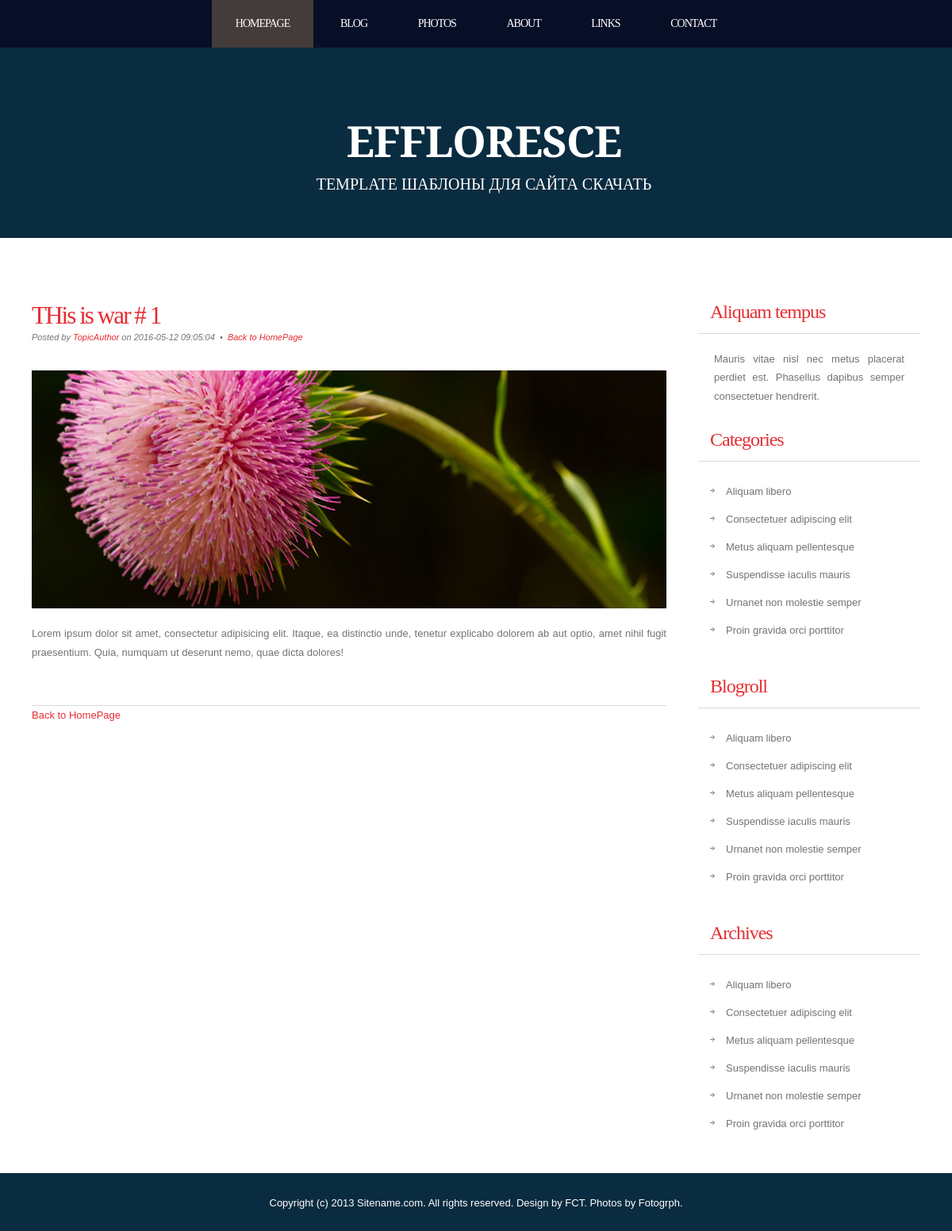
Screenshot of /news/1 with the database file from the repository.
### tables this page shows
CREATE TABLE `news` (
  `id` int(11) NOT NULL,
  `title` varchar(255) NOT NULL,
  `date` timestamp NOT NULL DEFAULT CURRENT_TIMESTAMP,
  `short_content` text NOT NULL,
  `content` text NOT NULL,
  `authorname` varchar(255) NOT NULL,
  `preview` varchar(255) NOT NULL,
  `type` varchar(50) DEFAULT NULL
);

### config/routes.php (called while the page is built)
<?php
	return array(
		'news/([0-9]+)' => 'news/view/$1',
		'news' => 'news/index',
	);
?>

### index.php (called while the page is built, shortened)
<?php
	require_once (ROOT.'/components/Router.php');
	$router = new Router();
	$router->run();
?>

### models/News.php (called while the page is built, shortened)
<?php
	class News{
		public static function getNewsItemById($id) {
			$id = intval($id);
			if ($id) {
				$db = Db::getConection();
				$result = $db->query('SELECT * FROM news WHERE id='.$id);
				$result->setFetchMode(PDO::FETCH_ASSOC);
				$newsItem = $result->fetch();
				return $newsItem;
			}
		}
	}
?>

### views/news/view.php (the view, shortened to what this page needs)
<!DOCTYPE html PUBLIC "-//W3C//DTD XHTML 1.0 Strict//EN" "http://www.w3.org/TR/xhtml1/DTD/xhtml1-strict.dtd">
<html xmlns="http://www.w3.org/1999/xhtml">
<head>
<link href="/template/style/style.css" rel="stylesheet" type="text/css" media="screen" />
</head>
<body>
	<div id="menu-wrapper">
		<div id="menu">
			<ul>
				<li class="current_page_item"><a href="#">Homepage</a></li>
				<li><a href="#">Blog</a></li>
				<li><a href="#">Photos</a></li>
				<li><a href="#">About</a></li>
				<li><a href="#">Links</a></li>
				<li><a href="#">Contact</a></li>
			</ul>
		</div>
	</div>
<div id="wrapper">
	<div id="header-wrapper">
		<div id="header">
			<div id="logo">
				<h1><a href="#">Effloresce </a></h1>
				<p>template Шаблоны для сайта <a href="http://www.ftemplate.ru/">СКАЧАТЬ</a></p>
			</div>
		</div>
	</div>
	<div id="page">
		<div id="page-bgtop">
			<div id="page-bgbtm">
				<div id="content">
					<div class="post">
						<h2 class="title"><a href='/news/<?php echo $newsItem['id'] ;?>'><?php echo $newsItem['title'].' # '.$newsItem['id'];?></a></h2>
						<p class="meta">Posted by <a href="#"><?php echo $newsItem['authorname'];?></a> on <?php echo $newsItem['date'];?>
							&nbsp;&bull;&nbsp; <a href='/news/' class="permalink"> Back to HomePage</a></p>
						<div class="entry">
							<p><img src="/template/images/pic01.jpg" width="800" height="300" alt="" /></p>
							<p><?php echo $newsItem['short_content'];?></p>
						</div>
					</div>
					<p><a href='/news/' class="permalink"> Back to HomePage</a></p>
					<div style="clear: both;">&nbsp;</div>
				</div>
				<div id="sidebar">
					<ul>
						<li>
							<h2>Aliquam tempus</h2>
							<p>Mauris vitae nisl nec metus placerat perdiet est. Phasellus dapibus semper consectetuer hendrerit.</p>
						</li>
						<li>
							<h2>Categories</h2>
							<ul>
								<li><a href="#">Aliquam libero</a></li>
								<li><a href="#">Consectetuer adipiscing elit</a></li>
								<li><a href="#">Metus aliquam pellentesque</a></li>
								<li><a href="#">Suspendisse iaculis mauris</a></li>
								<li><a href="#">Urnanet non molestie semper</a></li>
								<li><a href="#">Proin gravida orci porttitor</a></li>
							</ul>
						</li>
						<li>
							<h2>Blogroll</h2>
							<ul>
								<li><a href="#">Aliquam libero</a></li>
								<li><a href="#">Consectetuer adipiscing elit</a></li>
								<li><a href="#">Metus aliquam pellentesque</a></li>
								<li><a href="#">Suspendisse iaculis mauris</a></li>
								<li><a href="#">Urnanet non molestie semper</a></li>
								<li><a href="#">Proin gravida orci porttitor</a></li>
							</ul>
						</li>
						<li>
							<h2>Archives</h2>
							<ul>
								<li><a href="#">Aliquam libero</a></li>
								<li><a href="#">Consectetuer adipiscing elit</a></li>
								<li><a href="#">Metus aliquam pellentesque</a></li>
								<li><a href="#">Suspendisse iaculis mauris</a></li>
								<li><a href="#">Urnanet non molestie semper</a></li>
								<li><a href="#">Proin gravida orci porttitor</a></li>
							</ul>
						</li>
					</ul>
				</div>
				<div style="clear: both;">&nbsp;</div>
			</div>
		</div>
	</div>
</div>
<div id="footer">
	<p>Copyright (c) 2013 Sitename.com. All rights reserved. Design by <a href="http://www.freecsstemplates.org">FCT</a>. Photos by Fotogrph</a>.</p>
</div>
</body>
</html>

### components/Router.php (shortened to what this page needs)
<?php
	class Router {
		private $routes;
		public function __construct() {
			$routPath = ROOT.'/config/routes.php';
			$this->routes = include($routPath);
		}
		private function getUri() {
			if (!empty($_SERVER['REQUEST_URI'])) {
				return trim($_SERVER['REQUEST_URI'], '/');
			}
		}
		public function run() {
			$uri = $this->getUri();
			foreach ($this->routes as $uriPat => $path) {
				if (preg_match("~$uriPat~",$uri)) {
					$internalRoute = preg_replace("~$uriPat~", $path, $uri);
					$segment = explode('/',$internalRoute);
					$controllerName = array_shift($segment).'Controller';
					$actionName = 'action'.ucfirst(array_shift($segment));
					$parameters = $segment;
					$controllerObject = new $controllerName;
					$result = call_user_func_array(array($controllerObject, $actionName), $parameters);
					if ($result != null) {
						break;
					}
				}
			}
			return true;
		}
	}
?>

### template/style/style.css (style rules this page uses)
body { margin: 0; padding: 0; background: #0A2C40; font-family: Arial, Helvetica, sans-serif; font-size: 13px; color: #737373; }
h1, h2, h3 { margin: 0; padding: 0; font-family: 'Arvo', serif; font-weight: normal; color: #FFA800; }
h1 { font-size: 2em; }
h2 { font-size: 2.4em; }
p, ul, ol { margin-top: 0; line-height: 180%; }
a { text-decoration: none; color: #E42E33; }
#wrapper { margin: 0 auto; padding: 0; }
#header-wrapper { height: 240px; }
#header { width: 960px; height: 240px; margin: 0 auto; }
#logo { width: 980px; height: 100px; margin: 0px auto; padding: 80px 0px 0px 0px; color: #FFFFFF; }
#logo h1, #logo p { display: block; margin: 0; padding: 0; }
#logo h1 { margin: 0px; letter-spacing: -1px; text-align: center; text-transform: uppercase; font-size: 54px; font-weight: bold; color: #FFFFFF; }
#logo h1 a { color: #FFFFFF; }
#logo p { text-align: center; text-transform: uppercase; font-family: 'Arvo', serif; font-size: 20px; }
#logo a { border: none; background: none; text-decoration: none; color: #FFFFFF; }
#menu-wrapper { overflow: hidden; height: 60px; background: #070F27; }
#menu { width: 940px; margin: 0px auto; }
#menu ul { margin: 0; padding: 0px 0px 0px 0px; list-style: none; line-height: normal; text-align: center; }
#menu li { display: inline-block; }
#menu a { display: block; float: left; height: 60px; margin: 0px; padding: 0px 30px 0px 30px; line-height: 60px; letter-spacing: -1px; text-decoration: none; text-transform: uppercase; font-family: 'Arvo', serif; font-size: 14px; font-weight: normal; color: #FFFFFF; border: none; }
#menu .current_page_item a { background: #443B3B; color: #FFFFFF; }
#page { width: 1200px; margin: 0 auto; padding: 0; background-color: #FFFFFF; }
#page-bgbtm { margin: 0px; padding: 40px 40px 0px 40px; }
#content { float: left; width: 800px; padding: 0px 0px 0px 0px; }
.post { clear: both; padding: 30px 0px; border-bottom: 1px solid #D9D9D9; }
.post .title { padding-top: 10px; letter-spacing: -2px; }
.post .title a { border: none; color: #E42E33; }
.post .meta { padding-bottom: 10px; text-align: left; font-family: Arial, Helvetica, sans-serif; font-size: 11px; font-style: italic; }
.post .entry { text-align: justify; margin-bottom: 25px; padding: 10px 0px 0px 0px; }
#sidebar { float: right; width: 280px; padding: 30px 0px 0px 0px; }
#sidebar ul { margin: 0; padding: 0; list-style: none; }
#sidebar li { margin: 0; padding: 0; }
#sidebar li ul { margin: 0px 15px; padding-bottom: 30px; }
#sidebar li li { padding-left: 20px; line-height: 35px; background: url(images/img07.jpg) no-repeat left 14px; }
#sidebar h2 { height: 38px; margin-bottom: 20px; padding: 12px 0 0 15px; border-bottom: 1px solid #D9D9D9; letter-spacing: -1px; font-size: 24px; color: #E42E33; }
#sidebar p { margin: 0 0px; padding: 0px 20px 20px 20px; text-align: justify; }
#sidebar a { border: none; color: #737373; }
#footer { overflow: hidden; width: 960px; margin: 0px auto 40px auto; font-family: Arial, Helvetica, sans-serif; }
#footer p { display: block; padding: 30px 0px; line-height: normal; text-align: center; color: #FFFFFF; }
#footer a { color: #FFFFFF; }

### rows the page displays
news: title "THis is war", id "1", authorname "TopicAuthor", date "2016-05-12 09:05:04", short_content "Lorem ipsum dolor sit amet, consectetur adipisicing elit. Itaque, ea distinctio unde, tenetur explicabo dolorem ab aut optio, amet nihil fugit praesentium. Quia, numquam ut deserunt nemo, quae dicta dolores!"
